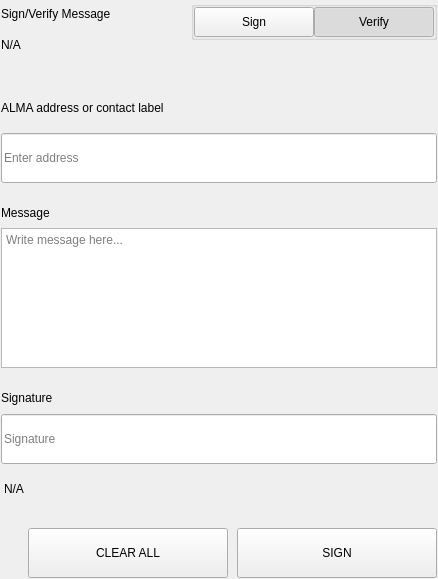
<?xml version="1.0" encoding="UTF-8"?>
<ui version="4.0">
 <class>SettingsSignMessageWidgets</class>
 <widget class="QWidget" name="SettingsSignMessageWidgets">
  <property name="geometry">
   <rect>
    <x>0</x>
    <y>0</y>
    <width>438</width>
    <height>579</height>
   </rect>
  </property>
  <property name="windowTitle">
   <string>Form</string>
  </property>
  <layout class="QVBoxLayout" name="verticalLayout">
   <property name="spacing">
    <number>0</number>
   </property>
   <property name="leftMargin">
    <number>0</number>
   </property>
   <property name="topMargin">
    <number>0</number>
   </property>
   <property name="rightMargin">
    <number>0</number>
   </property>
   <property name="bottomMargin">
    <number>0</number>
   </property>
   <item>
    <widget class="QWidget" name="left" native="true">
     <layout class="QVBoxLayout" name="verticalLayout_3">
      <property name="leftMargin">
       <number>0</number>
      </property>
      <property name="topMargin">
       <number>0</number>
      </property>
      <property name="rightMargin">
       <number>0</number>
      </property>
      <property name="bottomMargin">
       <number>0</number>
      </property>
      <item>
       <widget class="QWidget" name="container_sign" native="true">
        <layout class="QVBoxLayout" name="verticalLayout_2">
         <property name="spacing">
          <number>0</number>
         </property>
         <property name="leftMargin">
          <number>1</number>
         </property>
         <property name="topMargin">
          <number>1</number>
         </property>
         <property name="rightMargin">
          <number>1</number>
         </property>
         <property name="bottomMargin">
          <number>1</number>
         </property>
         <item>
          <layout class="QHBoxLayout" name="horizontalLayout_3" stretch="3,1">
           <property name="spacing">
            <number>40</number>
           </property>
           <item>
            <layout class="QVBoxLayout" name="verticalLayoutTitle">
             <property name="spacing">
              <number>5</number>
             </property>
             <item>
              <widget class="QLabel" name="labelTitle">
               <property name="text">
                <string>Sign/Verify Message</string>
               </property>
              </widget>
             </item>
             <item>
              <widget class="QLabel" name="labelSubtitle1">
               <property name="text">
                <string notr="true">N/A</string>
               </property>
               <property name="wordWrap">
                <bool>true</bool>
               </property>
              </widget>
             </item>
            </layout>
           </item>
           <item alignment="Qt::AlignRight|Qt::AlignTop">
            <widget class="QWidget" name="containerSwitch" native="true">
             <property name="styleSheet">
              <string notr="true">#containerSwitch{
	padding-top:9px;
}</string>
             </property>
             <layout class="QVBoxLayout" name="verticalLayout_6">
              <property name="spacing">
               <number>4</number>
              </property>
              <property name="leftMargin">
               <number>0</number>
              </property>
              <property name="topMargin">
               <number>0</number>
              </property>
              <property name="rightMargin">
               <number>0</number>
              </property>
              <property name="bottomMargin">
               <number>0</number>
              </property>
              <item alignment="Qt::AlignRight">
               <widget class="QGroupBox" name="groupBox">
                <property name="sizePolicy">
                 <sizepolicy hsizetype="Fixed" vsizetype="Preferred">
                  <horstretch>0</horstretch>
                  <verstretch>0</verstretch>
                 </sizepolicy>
                </property>
                <property name="title">
                 <string/>
                </property>
                <property name="alignment">
                 <set>Qt::AlignRight|Qt::AlignTop|Qt::AlignTrailing</set>
                </property>
                <layout class="QHBoxLayout" name="horizontalLayout_4">
                 <property name="spacing">
                  <number>0</number>
                 </property>
                 <property name="leftMargin">
                  <number>0</number>
                 </property>
                 <property name="topMargin">
                  <number>0</number>
                 </property>
                 <property name="rightMargin">
                  <number>0</number>
                 </property>
                 <property name="bottomMargin">
                  <number>0</number>
                 </property>
                 <item>
                  <widget class="QPushButton" name="pushSign">
                   <property name="minimumSize">
                    <size>
                     <width>120</width>
                     <height>30</height>
                    </size>
                   </property>
                   <property name="maximumSize">
                    <size>
                     <width>120</width>
                     <height>30</height>
                    </size>
                   </property>
                   <property name="focusPolicy">
                    <enum>Qt::NoFocus</enum>
                   </property>
                   <property name="text">
                    <string>Sign</string>
                   </property>
                   <property name="checkable">
                    <bool>true</bool>
                   </property>
                   <property name="autoExclusive">
                    <bool>true</bool>
                   </property>
                  </widget>
                 </item>
                 <item>
                  <widget class="QPushButton" name="pushVerify">
                   <property name="minimumSize">
                    <size>
                     <width>120</width>
                     <height>30</height>
                    </size>
                   </property>
                   <property name="maximumSize">
                    <size>
                     <width>120</width>
                     <height>30</height>
                    </size>
                   </property>
                   <property name="focusPolicy">
                    <enum>Qt::NoFocus</enum>
                   </property>
                   <property name="text">
                    <string>Verify</string>
                   </property>
                   <property name="checkable">
                    <bool>true</bool>
                   </property>
                   <property name="checked">
                    <bool>true</bool>
                   </property>
                   <property name="autoExclusive">
                    <bool>true</bool>
                   </property>
                  </widget>
                 </item>
                </layout>
               </widget>
              </item>
              <item alignment="Qt::AlignHCenter|Qt::AlignTop">
               <widget class="QLabel" name="labelSubtitleSwitch">
                <property name="text">
                 <string/>
                </property>
                <property name="alignment">
                 <set>Qt::AlignRight|Qt::AlignTrailing|Qt::AlignVCenter</set>
                </property>
               </widget>
              </item>
             </layout>
            </widget>
           </item>
          </layout>
         </item>
         <item>
          <spacer name="verticalSpacer_2">
           <property name="orientation">
            <enum>Qt::Vertical</enum>
           </property>
           <property name="sizeType">
            <enum>QSizePolicy::Fixed</enum>
           </property>
           <property name="sizeHint" stdset="0">
            <size>
             <width>20</width>
             <height>40</height>
            </size>
           </property>
          </spacer>
         </item>
         <item>
          <widget class="QWidget" name="containerAddress" native="true">
           <property name="sizePolicy">
            <sizepolicy hsizetype="Preferred" vsizetype="Fixed">
             <horstretch>0</horstretch>
             <verstretch>0</verstretch>
            </sizepolicy>
           </property>
           <layout class="QVBoxLayout" name="verticalLayout_5" stretch="0,0">
            <property name="spacing">
             <number>15</number>
            </property>
            <property name="leftMargin">
             <number>0</number>
            </property>
            <property name="topMargin">
             <number>0</number>
            </property>
            <property name="rightMargin">
             <number>0</number>
            </property>
            <property name="bottomMargin">
             <number>0</number>
            </property>
            <item>
             <widget class="QLabel" name="labelSubtitleAddress">
              <property name="minimumSize">
               <size>
                <width>0</width>
                <height>20</height>
               </size>
              </property>
              <property name="maximumSize">
               <size>
                <width>16777215</width>
                <height>20</height>
               </size>
              </property>
              <property name="text">
               <string>ALMA address or contact label</string>
              </property>
             </widget>
            </item>
            <item>
             <widget class="QLineEdit" name="addressIn_SM">
              <property name="minimumSize">
               <size>
                <width>0</width>
                <height>50</height>
               </size>
              </property>
              <property name="maximumSize">
               <size>
                <width>16777215</width>
                <height>50</height>
               </size>
              </property>
              <property name="placeholderText">
               <string>Enter address</string>
              </property>
             </widget>
            </item>
           </layout>
          </widget>
         </item>
         <item>
          <spacer name="verticalSpacer_3">
           <property name="orientation">
            <enum>Qt::Vertical</enum>
           </property>
           <property name="sizeType">
            <enum>QSizePolicy::Fixed</enum>
           </property>
           <property name="sizeHint" stdset="0">
            <size>
             <width>20</width>
             <height>20</height>
            </size>
           </property>
          </spacer>
         </item>
         <item>
          <layout class="QVBoxLayout" name="verticalLayout_9">
           <property name="spacing">
            <number>5</number>
           </property>
           <item>
            <widget class="QLabel" name="labelSubtitleMessage">
             <property name="minimumSize">
              <size>
               <width>0</width>
               <height>20</height>
              </size>
             </property>
             <property name="maximumSize">
              <size>
               <width>16777215</width>
               <height>20</height>
              </size>
             </property>
             <property name="text">
              <string>Message</string>
             </property>
            </widget>
           </item>
           <item>
            <widget class="QPlainTextEdit" name="messageIn_SM">
             <property name="minimumSize">
              <size>
               <width>0</width>
               <height>140</height>
              </size>
             </property>
             <property name="maximumSize">
              <size>
               <width>16777215</width>
               <height>140</height>
              </size>
             </property>
             <property name="placeholderText">
              <string>Write message here...</string>
             </property>
            </widget>
           </item>
          </layout>
         </item>
         <item>
          <spacer name="verticalSpacer_4">
           <property name="orientation">
            <enum>Qt::Vertical</enum>
           </property>
           <property name="sizeType">
            <enum>QSizePolicy::Fixed</enum>
           </property>
           <property name="sizeHint" stdset="0">
            <size>
             <width>20</width>
             <height>20</height>
            </size>
           </property>
          </spacer>
         </item>
         <item>
          <widget class="QWidget" name="widget" native="true">
           <property name="minimumSize">
            <size>
             <width>0</width>
             <height>75</height>
            </size>
           </property>
           <property name="maximumSize">
            <size>
             <width>16777215</width>
             <height>16777215</height>
            </size>
           </property>
           <layout class="QVBoxLayout" name="verticalLayout_4">
            <property name="leftMargin">
             <number>0</number>
            </property>
            <property name="topMargin">
             <number>0</number>
            </property>
            <property name="rightMargin">
             <number>0</number>
            </property>
            <property name="bottomMargin">
             <number>0</number>
            </property>
            <item>
             <widget class="QLabel" name="labelSubtitleSignature">
              <property name="minimumSize">
               <size>
                <width>0</width>
                <height>20</height>
               </size>
              </property>
              <property name="maximumSize">
               <size>
                <width>16777215</width>
                <height>20</height>
               </size>
              </property>
              <property name="text">
               <string>Signature</string>
              </property>
             </widget>
            </item>
            <item>
             <widget class="QLineEdit" name="signatureOut_SM">
              <property name="minimumSize">
               <size>
                <width>0</width>
                <height>50</height>
               </size>
              </property>
              <property name="placeholderText">
               <string>Signature</string>
              </property>
             </widget>
            </item>
           </layout>
          </widget>
         </item>
         <item>
          <widget class="QLabel" name="statusLabel_SM">
           <property name="styleSheet">
            <string notr="true">padding-top:5px;</string>
           </property>
           <property name="text">
            <string notr="true">N/A</string>
           </property>
          </widget>
         </item>
         <item>
          <spacer name="verticalSpacer">
           <property name="orientation">
            <enum>Qt::Vertical</enum>
           </property>
           <property name="sizeType">
            <enum>QSizePolicy::Fixed</enum>
           </property>
           <property name="sizeHint" stdset="0">
            <size>
             <width>20</width>
             <height>20</height>
            </size>
           </property>
          </spacer>
         </item>
         <item>
          <layout class="QHBoxLayout" name="horizontalLayout_7">
           <property name="spacing">
            <number>9</number>
           </property>
           <item>
            <spacer name="horizontalSpacer_5">
             <property name="orientation">
              <enum>Qt::Horizontal</enum>
             </property>
             <property name="sizeType">
              <enum>QSizePolicy::Expanding</enum>
             </property>
             <property name="sizeHint" stdset="0">
              <size>
               <width>40</width>
               <height>20</height>
              </size>
             </property>
            </spacer>
           </item>
           <item>
            <widget class="QPushButton" name="pushButtonClear">
             <property name="minimumSize">
              <size>
               <width>200</width>
               <height>50</height>
              </size>
             </property>
             <property name="focusPolicy">
              <enum>Qt::NoFocus</enum>
             </property>
             <property name="text">
              <string>CLEAR ALL</string>
             </property>
            </widget>
           </item>
           <item>
            <widget class="QPushButton" name="pushButtonSave">
             <property name="minimumSize">
              <size>
               <width>200</width>
               <height>50</height>
              </size>
             </property>
             <property name="maximumSize">
              <size>
               <width>200</width>
               <height>50</height>
              </size>
             </property>
             <property name="focusPolicy">
              <enum>Qt::NoFocus</enum>
             </property>
             <property name="text">
              <string>SIGN</string>
             </property>
            </widget>
           </item>
          </layout>
         </item>
        </layout>
       </widget>
      </item>
     </layout>
    </widget>
   </item>
  </layout>
 </widget>
 <resources/>
 <connections/>
</ui>
